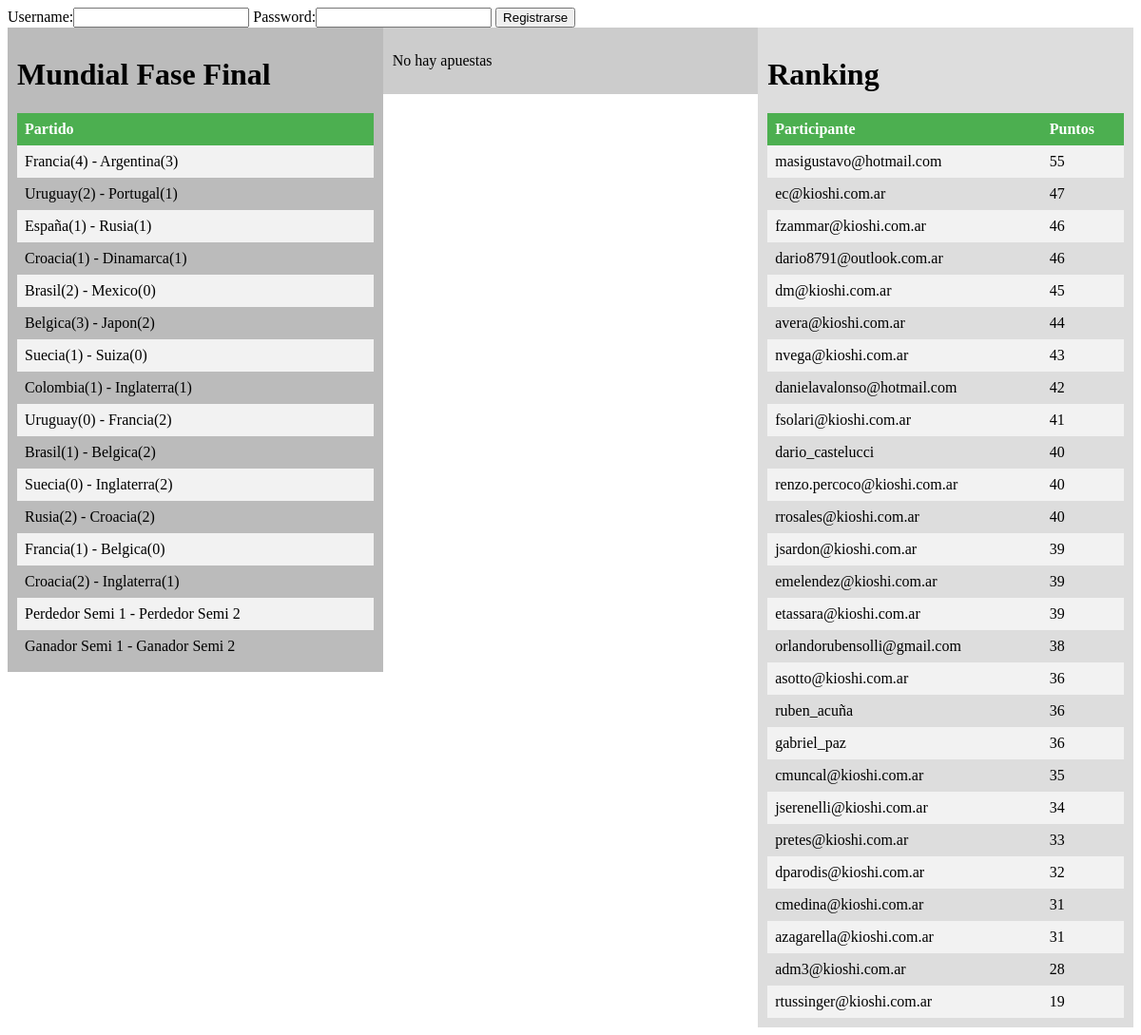
Page /apuestas/ on the committed database.
### apuestas/models.py (models this page shows, shortened)
class Torneos(models.Model):
    nombre = models.CharField(max_length=200)
    fechas = models.IntegerField(default=0)
    activo = models.BooleanField(default=False)
    abierto = models.BooleanField(default=False)

class Partidos(models.Model):
    torneo = models.ForeignKey(Torneos, on_delete=models.CASCADE)
    equipo_1 = models.ForeignKey(Equipos, related_name='+')
    equipo_2 = models.ForeignKey(Equipos, related_name='+')
    jugado = models.BooleanField(default=False)
    goles_1  = models.IntegerField(default=0)
    goles_2  = models.IntegerField(default=0)

class Equipos(models.Model):
    nombre = models.CharField(max_length=200)

class Tarjetas(models.Model):
    torneo = models.ForeignKey(Torneos, on_delete=models.CASCADE)
    user = models.ForeignKey(User, on_delete=models.CASCADE)
    puntos = models.IntegerField(default = 0)

### apuestas/views.py (the view)
# urls.py: url('', views.index, name='index'),
def index(request):
    username, form, user = login_managment(request)
    ta = get_torneo_activo()
    partidos = Partidos.objects.filter(torneo = ta.id)
    tarjetas = Tarjetas.objects.filter(torneo = ta.id).filter(user__username = username)
    apuestas = Apuestas.objects.filter(tarjeta__torneo = ta.id).filter(tarjeta__user__username = username)
    ranking = Tarjetas.objects.filter(torneo = ta.id).order_by('-puntos')
    context = {'torneo': ta, 'partidos': partidos, 'apuestas': apuestas,  'tarjetas': tarjetas,
                'ranking': ranking, 'login_mini_form': form, 'username': request.user.username, 'user': user}
    return render(request, 'apuestas/browser.html', context)

### apuestas/forms.py
class LoginMiniForm(forms.Form):
    username = forms.CharField(label='Username', max_length=50, required = True)
    password = forms.CharField(label='Password', max_length=50, required = True, widget = forms.PasswordInput())

### apuestas/views.py (called while the page is built)
def get_torneo_activo():
    ts = Torneos.objects.filter(activo = True)
    ta = -1
    for t in ts:
        if t.activo == True:
            ta = t.id
    if ta == -1:
        raise("No hay torneo activo")
    return Torneos.objects.get(id = ta)

### apuestas/templates/apuestas/browser.html (shortened to what this page needs)
<!DOCTYPE html>
<html>
<head>
</head>
<body>
<div class="clearfix">
{% include "apuestas/mini_login.html" %}
</div>
<div class="clearfix">
{% if torneo %}
  <div class="box" style="background-color:#bbb">
    <h1> {{ torneo.nombre }} </h1>
    <table style="width:100%">
    <tr><th>Partido</th></tr>
    {% for partido in partidos %}
        {% if partido.jugado %}
            <tr><td> {{ partido.equipo_1.nombre }}({{ partido.goles_1 }}) - {{ partido.equipo_2.nombre }}({{ partido.goles_2 }})</td></tr>
        {% else %}
            <tr><td> {{ partido.equipo_1.nombre }} - {{ partido.equipo_2.nombre }}</td></tr>
        {% endif %}
    {% endfor %}
    </table>
   </div>
<div class="box" style="background-color:#ccc">
{% if apuestas %}
    <h1>Mis Apuestas</h1>
    <table style="width:100%">
        <tr><th>Apuesta</th><th>Puntos</th></tr>
            {% for apuesta in apuestas %}
                <tr><td> {{ apuesta.partido.equipo_1.nombre }}({{ apuesta.goles_1 }}) - {{ apuesta.partido.equipo_2.nombre }}({{ apuesta.goles_2 }})</td><td> {{ apuesta.puntos }} pts.  </td></tr>
            {% endfor %}
    </table>
    {% for tarjeta in tarjetas %}
    <h2>Total de Puntos: {{ tarjeta.puntos }} </h2>
    {% endfor %}
{% else %}
    <p>No hay apuestas</p>
{% endif %}
</div>
{% else %}
    <p>No hay torneos activos</p>
{% endif %}
<div class="box" style="background-color:#ddd">
<h1>Ranking</h1>
<table style="width:100%">
    <tr><th>Participante</th><th>Puntos</th></tr>
{% for r in ranking %}
    <tr><td>{{ r.user.username }}</td><td>{{ r.puntos }}</td></tr>
{% endfor %}
</table>
</div>
</div>
</body>
</html>

### apuestas/templates/apuestas/mini_login.html (shortened to what this page needs)
    <form action="{% url 'index' %}" method="post">
    {{ login_mini_form }}
    {% if username %}
        Bienvenido, {{ username }} [{{privs}}]
        <input type="submit" value="Salir" />
    {% else %}
        <input type="submit" value="Registrarse" />
    {% endif %}
</form>

### apuestas/templates/apuestas/browser.html (style rules this page uses)
table { border-collapse: collapse; width: 100%; }
th, td { text-align: left; padding: 8px; }
th { background-color: #4CAF50; color: white; }
tr:nth-child(even) { background-color: #f2f2f2; }
* { box-sizing: border-box; }
.box { float: left; width: 33.33%; padding: 10px; }
.clearfix::after { content: ""; clear: both; display: table; }

### rows in the picture
Torneos: nombre "Mundial Fase Final"
Partidos: equipo_1.nombre "Francia", goles_1 "4", equipo_2.nombre "Argentina", goles_2 "3"
Partidos: equipo_1.nombre "Uruguay", goles_1 "2", equipo_2.nombre "Portugal", goles_2 "1"
Partidos: equipo_1.nombre "España", goles_1 "1", equipo_2.nombre "Rusia", goles_2 "1"
Partidos: equipo_1.nombre "Croacia", goles_1 "1", equipo_2.nombre "Dinamarca", goles_2 "1"
Partidos: equipo_1.nombre "Brasil", goles_1 "2", equipo_2.nombre "Mexico", goles_2 "0"
Partidos: equipo_1.nombre "Belgica", goles_1 "3", equipo_2.nombre "Japon", goles_2 "2"
Partidos: equipo_1.nombre "Suecia", goles_1 "1", equipo_2.nombre "Suiza", goles_2 "0"
Partidos: equipo_1.nombre "Colombia", goles_1 "1", equipo_2.nombre "Inglaterra", goles_2 "1"
Partidos: equipo_1.nombre "Uruguay", goles_1 "0", equipo_2.nombre "Francia", goles_2 "2"
Partidos: equipo_1.nombre "Brasil", goles_1 "1", equipo_2.nombre "Belgica", goles_2 "2"
Partidos: equipo_1.nombre "Suecia", goles_1 "0", equipo_2.nombre "Inglaterra", goles_2 "2"
Partidos: equipo_1.nombre "Rusia", goles_1 "2", equipo_2.nombre "Croacia", goles_2 "2"
Partidos: equipo_1.nombre "Francia", goles_1 "1", equipo_2.nombre "Belgica", goles_2 "0"
Partidos: equipo_1.nombre "Croacia", goles_1 "2", equipo_2.nombre "Inglaterra", goles_2 "1"
Partidos: equipo_1.nombre "Perdedor Semi 1", equipo_2.nombre "Perdedor Semi 2"
Partidos: equipo_1.nombre "Ganador Semi 1", equipo_2.nombre "Ganador Semi 2"
Tarjetas: user.username "masigustavo@hotmail.com", puntos "55"
Tarjetas: user.username "ec@kioshi.com.ar", puntos "47"
Tarjetas: user.username "fzammar@kioshi.com.ar", puntos "46"
Tarjetas: user.username "dario8791@outlook.com.ar", puntos "46"
Tarjetas: user.username "dm@kioshi.com.ar", puntos "45"
Tarjetas: user.username "avera@kioshi.com.ar", puntos "44"
Tarjetas: user.username "nvega@kioshi.com.ar", puntos "43"
Tarjetas: user.username "danielavalonso@hotmail.com", puntos "42"
Tarjetas: user.username "fsolari@kioshi.com.ar", puntos "41"
Tarjetas: user.username "dario_castelucci", puntos "40"
Tarjetas: user.username "renzo.percoco@kioshi.com.ar", puntos "40"
Tarjetas: user.username "rrosales@kioshi.com.ar", puntos "40"
Tarjetas: user.username "jsardon@kioshi.com.ar", puntos "39"
Tarjetas: user.username "emelendez@kioshi.com.ar", puntos "39"
Tarjetas: user.username "etassara@kioshi.com.ar", puntos "39"
Tarjetas: user.username "orlandorubensolli@gmail.com", puntos "38"
Tarjetas: user.username "asotto@kioshi.com.ar", puntos "36"
Tarjetas: user.username "ruben_acuña", puntos "36"
Tarjetas: user.username "gabriel_paz", puntos "36"
Tarjetas: user.username "cmuncal@kioshi.com.ar", puntos "35"
Tarjetas: user.username "jserenelli@kioshi.com.ar", puntos "34"
Tarjetas: user.username "pretes@kioshi.com.ar", puntos "33"
Tarjetas: user.username "dparodis@kioshi.com.ar", puntos "32"
Tarjetas: user.username "cmedina@kioshi.com.ar", puntos "31"
Tarjetas: user.username "azagarella@kioshi.com.ar", puntos "31"
Tarjetas: user.username "adm3@kioshi.com.ar", puntos "28"
Tarjetas: user.username "rtussinger@kioshi.com.ar", puntos "19"
